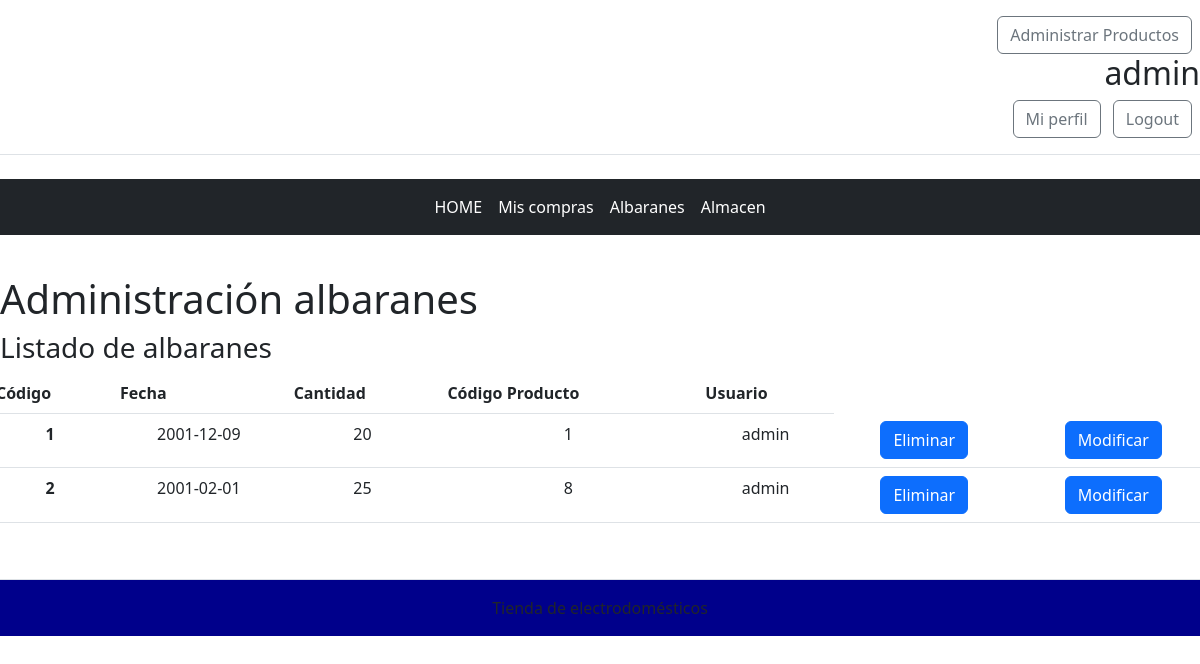
The page /PracticaMCV/index.php?albaran=albaran (signed in) on the database its author committed.
### tables this page shows
CREATE TABLE albaran (
  codigo int primary key auto_increment,
  fecha DATE,
  cantidad int,
  producto int,
  usuario varchar(75),
  index (producto),
  index (usuario),
  FOREIGN KEY (producto) REFERENCES productos(codigo),
  FOREIGN KEY (usuario) REFERENCES usuarios(usuario)
);

### PracticaMCV/index.php (called while the page is built, shortened)
<?
require_once('./view/layout.php');
?>

### PracticaMCV/core/funcionesSesiones.php (called while the page is built, shortened)
<?
function esAdmin(){
    if(isset($_SESSION['perfil'])){
        if($_SESSION['perfil'] == 1)
             return true;
    }
    return false;
}

### PracticaMCV/dao/FactoryBD.php (called while the page is built, shortened)
<?
Class FactoryBD{
    public static function ejecuta($sql,$datos){
        try{
            $con = new PDO("mysql:host=".HOST.";dbname=".BBDD,USER,PASS);
            $preparada = $con->prepare($sql);
            $preparada->execute($datos);
        }catch(Exception $e){
            $preparada = null;
            echo $e;
        }finally{
            return $preparada;
        }
    }
}

### PracticaMCV/dao/AlbaranDao.php (called while the page is built, shortened)
<?
class AlbaranDao extends FactoryBD implements DAO{
    public static function findAll(){
        $sql = 'select * from albaran;';
        $datos = array();
        $devuelve = parent::ejecuta($sql,$datos);
        $arrayAlbaranes= array();
        while($obj = $devuelve->fetchObject()){
            $albaran = new Albaran($obj->codigo, $obj->fecha, $obj->cantidad,$obj->producto, $obj->usuario);
            array_push($arrayAlbaranes,$albaran);
        }
        return $arrayAlbaranes;
    }
}

### PracticaMCV/model/Albaran.php (called while the page is built, shortened)
<?
class Albaran{
    public function __construct($codigo,$fecha,$cantidad,$producto,$usuario)
    {
        $this->codigo = $codigo;
        $this->fecha = $fecha;
        $this->cantidad = $cantidad;
        $this->producto = $producto;
        $this->usuario = $usuario;
    }
    public function __get($get){
        if(property_exists(__CLASS__,$get))
            return $this->$get;
        return null;
    }
}

### PracticaMCV/view/administrarAlbaranesView.php (the view, shortened to what this page needs)
<?php
    echo "<h1>Administración albaranes</h1>";
    if(esAdmin()){?>
        <h3>Listado de albaranes</h3>
        <?
        $albaranes=AlbaranDao::findAll();
        if($albaranes){
        echo '<table class="table">';
            echo '<thead>';
                echo '<tr>';
                    echo '<th scope="col">Código</th>';
                    echo '<th scope="col">Fecha</th>';
                    echo '<th scope="col">Cantidad</th>';
                    echo '<th scope="col">Código Producto</th>';
                    echo '<th scope="col">Usuario</th>';
                echo '</tr>';
            echo '</thead>';
            echo '<tbody>';
            foreach($albaranes as $key => $albaran){
            echo '<tr class="text-center">';?>
                <th scope="row"><?echo $albaran->codigo?></th>
                <td ><?echo $albaran->fecha?></td>
                <td><?echo $albaran->cantidad?></td>
                <td><?echo $albaran->producto?></td>
                <td><?echo $albaran->usuario?></td>
                <td>
                    <form action="./index.php" method="POST">
                        <button class="btn btn-primary" name="eliminarAlbaran" type="submit">Eliminar</button>
                    </form>
                </td>
                <td>
                    <form action="./index.php" method="POST">
                        <button class="btn btn-primary" name="modificarAlbaran" type="submit">Modificar</button>
                    </form>
                </td>
            <?
            echo '</tr>';
            }
            echo '</tbody>';
        echo '</table>';
        }
    }
?>

### PracticaMCV/webroot/css/estilos.css (style rules this page uses)
td { text-align: center }

### rows shown on the page
albaran: codigo "1", fecha "2001-12-09", cantidad "20", producto "1", usuario "admin"
albaran: codigo "2", fecha "2001-02-01", cantidad "25", producto "8", usuario "admin"

### other values the page prints
$_SESSION['user'] "admin"
